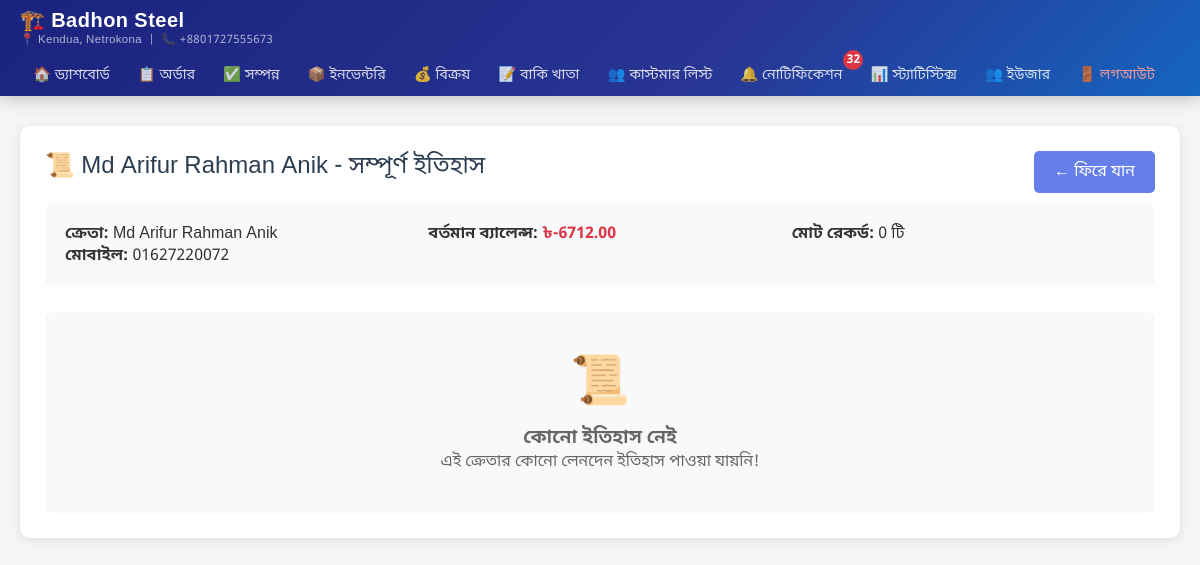
Before: /admin-panel/transactions/customers/55/history/ (signed in) with the older database file.
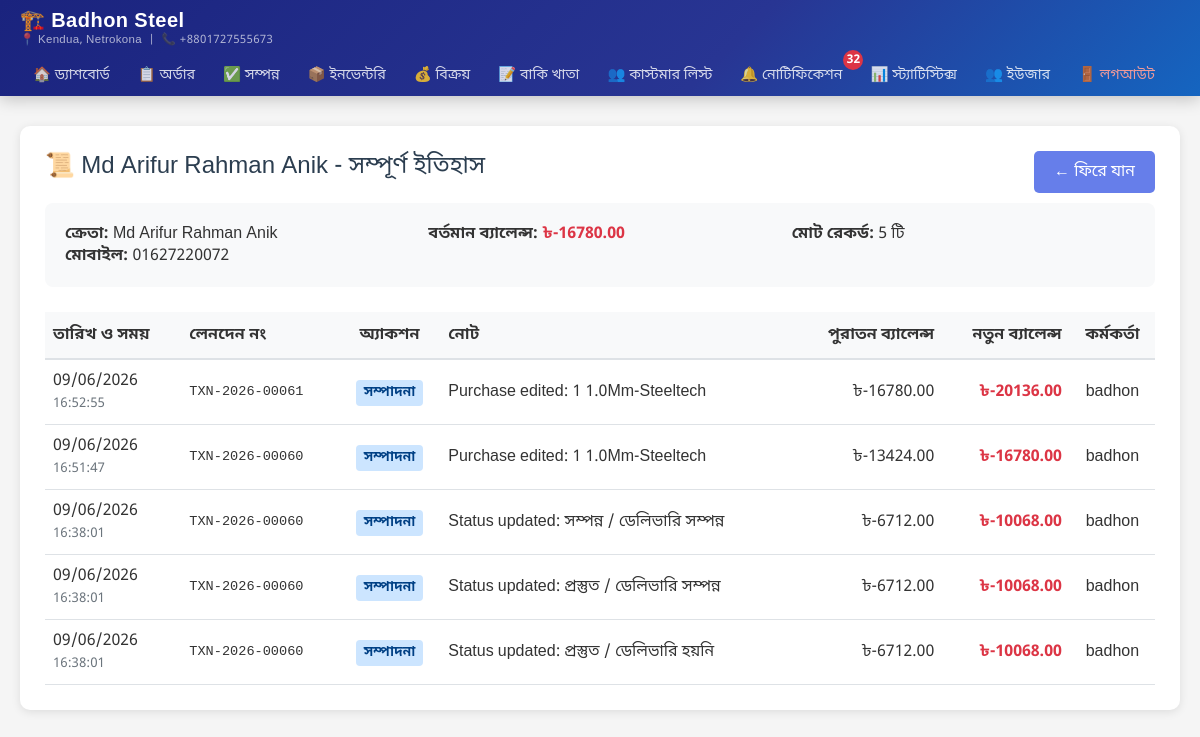
After: the same page with the newer database file.
### transactions/models.py (models this page shows, shortened)
class Customer(models.Model):
    name = models.CharField(max_length=200, verbose_name='Customer Name')
    mobile_number = models.CharField(max_length=20, unique=True, verbose_name='Mobile Number')
    address = models.TextField(verbose_name='Address', blank=True)
    current_balance = models.DecimalField(max_digits=10, decimal_places=2, verbose_name='Current Balance', default=0)
    created_at = models.DateTimeField(auto_now_add=True, verbose_name='Created At')
    updated_at = models.DateTimeField(auto_now=True, verbose_name='Updated At')
    class Meta:
        verbose_name = 'Customer'
        verbose_name_plural = 'Customers'
        ordering = ['-created_at']

class TransactionHistory(models.Model):
    ACTION_CHOICES = [
        ('created', 'Created'),
        ('edited', 'Edited'),
        ('reversed', 'Reversed'),
        ('deleted', 'Deleted'),
    ]
    transaction = models.ForeignKey(Transaction, on_delete=models.CASCADE, related_name='history', verbose_name='Transaction')
    action = models.CharField(max_length=20, choices=ACTION_CHOICES, verbose_name='Action')
    old_amount = models.DecimalField(max_digits=10, decimal_places=2, null=True, blank=True, verbose_name='Old Amount')
    new_amount = models.DecimalField(max_digits=10, decimal_places=2, null=True, blank=True, verbose_name='New Amount')
    old_balance = models.DecimalField(max_digits=10, decimal_places=2, null=True, blank=True, verbose_name='Old Balance')
    new_balance = models.DecimalField(max_digits=10, decimal_places=2, null=True, blank=True, verbose_name='New Balance')
    notes = models.TextField(verbose_name='Notes', blank=True)
    performed_by = models.ForeignKey('auth.User', on_delete=models.SET_NULL, null=True, blank=True, verbose_name='Performed By')
    created_at = models.DateTimeField(auto_now_add=True, verbose_name='Created At')
    class Meta:
        verbose_name = 'Transaction History'
        verbose_name_plural = 'Transaction Histories'
        ordering = ['-created_at']

class Transaction(models.Model):
    TRANSACTION_TYPE_CHOICES = [
        ('submission', 'Submission (Deposit)'),
        ('purchase', 'Purchase'),
        ('withdrawal', 'Withdrawal'),
        ('adjustment', 'Adjustment'),
        ('reversal', 'Reversal'),
    ]
    STATUS_CHOICES = [
        ('pending', 'চলমান'),
        ('ready', 'প্রস্তুত'),
        ('completed', 'সম্পন্ন'),
        ('cancelled', 'বাতিল'),
    ]
    DELIVERY_STATUS_CHOICES = [
        ('not_delivered', 'ডেলিভারি হয়নি'),
        ('delivered', 'ডেলিভারি সম্পন্ন'),
    ]
    is_edited = models.BooleanField(default=False, verbose_name='Is Edited')
    original_transaction = models.ForeignKey('self', on_delete=models.SET_NULL, null=True, blank=True,
                                             related_name='edited_versions', verbose_name='Original Transaction')
    transaction_number = models.CharField(max_length=50, unique=True, verbose_name='Transaction Number', editable=False)
    customer = models.ForeignKey('Customer', on_delete=models.PROTECT, related_name='transactions', verbose_name='Customer')
    transaction_type = models.CharField(max_length=20, choices=TRANSACTION_TYPE_CHOICES, verbose_name='Transaction Type')
    amount = models.DecimalField(max_digits=10, decimal_places=2, verbose_name='Amount')
    balance_before = models.DecimalField(max_digits=10, decimal_places=2, verbose_name='Balance Before', default=0)
    balance_after = models.DecimalField(max_digits=10, decimal_places=2, verbose_name='Balance After', default=0)
    item_name = models.CharField(max_length=200, verbose_name='Item Name', blank=True)
    item_description = models.TextField(verbose_name='Item Description', blank=True)
    item_quantity = models.DecimalField(max_digits=10, decimal_places=2, verbose_name='Quantity', null=True, blank=True)
    item_unit_price = models.DecimalField(max_digits=10, decimal_places=2, verbose_name='Unit Price', null=True, blank=True)
    inventory_product = models.ForeignKey('shop.InventoryProduct', on_delete=models.SET_NULL, null=True, blank=True,
                                          verbose_name='Inventory Product')
    item_discount_percentage = models.DecimalField(max_digits=5, decimal_places=2, default=0, verbose_name='Item Discount (%)')
    item_discount_amount = models.DecimalField(max_digits=10, decimal_places=2, default=0, verbose_name='Item Discount Amount')
    total_discount_percentage = models.DecimalField(max_digits=5, decimal_places=2, default=0, verbose_name='Total Discount (%)')
    total_discount_amount = models.DecimalField(max_digits=10, decimal_places=2, default=0, verbose_name='Total Discount Amount')
    gross_amount = models.DecimalField(max_digits=10, decimal_places=2, default=0, verbose_name='Gross Amount')
    status = models.CharField(max_length=20, choices=STATUS_CHOICES, default='pending', verbose_name='Order Status')
    delivery_status = models.CharField(max_length=20, choices=DELIVERY_STATUS_CHOICES, default='not_delivered', verbose_name='Delivery Status')
    notes = models.TextField(verbose_name='Notes', blank=True)
    order_date = models.DateField(default=timezone.now, verbose_name='Order Date')
    delivery_date = models.DateField(null=True, blank=True, verbose_name='Delivery Date')
    payment_date = models.DateField(null=True, blank=True, verbose_name='Payment Due Date')
    reverses_transaction = models.ForeignKey('self', on_delete=models.SET_NULL, null=True, blank=True,
                                             related_name='reversed_by_transactions', verbose_name='Reversed Transaction')
    is_reversed = models.BooleanField(default=False, verbose_name='Is Reversed')
    created_by = models.ForeignKey('auth.User', on_delete=models.SET_NULL, null=True, blank=True, verbose_name='Created By')
    created_at = models.DateTimeField(auto_now_add=True, verbose_name='Created At')
    updated_at = models.DateTimeField(auto_now=True, verbose_name='Updated At')
    class Meta:
        verbose_name = 'Transaction'
        verbose_name_plural = 'Transactions'
        ordering = ['-created_at']
        indexes = [
            models.Index(fields=['customer', '-created_at']),
            models.Index(fields=['transaction_type', 'status']),
            models.Index(fields=['transaction_number']),
        ]

### transactions/views.py (the view)
# urls.py: path('customers/<int:customer_pk>/history/', views.customer_history, name='customer_history'),
@login_required
def customer_history(request, customer_pk):
    customer = get_object_or_404(Customer, pk=customer_pk)
    history_records = TransactionHistory.objects.filter(
        transaction__customer=customer
    ).select_related('transaction', 'performed_by').order_by('-created_at')
    paginator = Paginator(history_records, 50)
    page_number = request.GET.get('page')
    page_obj = paginator.get_page(page_number)
    context = {
        'customer': customer,
        'page_obj': page_obj,
        'history_records': page_obj.object_list,
        'total_records': history_records.count(),
    }
    return render(request, 'transactions/customer_history.html', context)

### transactions/templates/transactions/customer_history.html (shortened to what this page needs)
{% extends 'admin_panel/base.html' %}
{% load static %}
{% block content %}
<div class="card">
    <div class="card-title">
        📜 {{ customer.name }} - সম্পূর্ণ ইতিহাস
        <div style="float: right;">
            <a href="{% url 'transactions:customer_detail' customer.pk %}" class="btn btn-secondary">← ফিরে যান</a>
        </div>
    </div>
    <div style="background: #f8f9fa; padding: 20px; border-radius: 8px; margin-bottom: 25px;">
        <div style="display: grid; grid-template-columns: repeat(auto-fit, minmax(200px, 1fr)); gap: 20px;">
            <div>
                <strong>ক্রেতা:</strong> {{ customer.name }}<br>
                <strong>মোবাইল:</strong> {{ customer.mobile_number }}
            </div>
            <div>
                <strong>বর্তমান ব্যালেন্স:</strong>
                {% if customer.current_balance >= 0 %}
                <span style="color: #28a745; font-weight: 700;">৳{{ customer.current_balance|floatformat:2 }}</span>
                {% else %}
                <span style="color: #dc3545; font-weight: 700;">৳-{{ customer.current_balance|floatformat:2|slice:"1:" }}</span>
                {% endif %}
            </div>
            <div>
                <strong>মোট রেকর্ড:</strong> {{ total_records }} টি
            </div>
        </div>
    </div>
    {% if history_records %}
    <div style="overflow-x: auto;">
        <table style="width: 100%; border-collapse: collapse;">
            <thead>
                <tr style="background-color: #f8f9fa; border-bottom: 2px solid #dee2e6;">
                    <th style="padding: 12px 8px; text-align: left; font-weight: 600;">তারিখ ও সময়</th>
                    <th style="padding: 12px 8px; text-align: left; font-weight: 600;">লেনদেন নং</th>
                    <th style="padding: 12px 8px; text-align: center; font-weight: 600;">অ্যাকশন</th>
                    <th style="padding: 12px 8px; text-align: left; font-weight: 600;">নোট</th>
                    <th style="padding: 12px 8px; text-align: right; font-weight: 600;">পুরাতন ব্যালেন্স</th>
                    <th style="padding: 12px 8px; text-align: right; font-weight: 600;">নতুন ব্যালেন্স</th>
                    <th style="padding: 12px 8px; text-align: center; font-weight: 600;">কর্মকর্তা</th>
                </tr>
            </thead>
            <tbody>
                {% for record in history_records %}
                <tr style="border-bottom: 1px solid #dee2e6;">
                    <td style="padding: 10px 8px;">
                        {{ record.created_at|date:"d/m/Y" }}<br>
                        <small style="color: #6c757d;">{{ record.created_at|date:"H:i:s" }}</small>
                    </td>
                    <td style="padding: 10px 8px; font-family: monospace; font-size: 0.85rem;">
                        {% if record.transaction %}
                            {{ record.transaction.transaction_number }}
                        {% else %}
                            <span style="color: #6c757d;">(ক্রেতা এডিট)</span>
                        {% endif %}
                    </td>
                    <td style="padding: 10px 8px; text-align: center;">
                        {% if record.action == 'created' %}
                        <span style="padding: 4px 8px; border-radius: 4px; background: #d4edda; color: #155724; font-weight: 600; font-size: 0.85rem;">তৈরি</span>
                        {% elif record.action == 'edited' %}
                        <span style="padding: 4px 8px; border-radius: 4px; background: #cce5ff; color: #004085; font-weight: 600; font-size: 0.85rem;">সম্পাদনা</span>
                        {% elif record.action == 'reversed' %}
                        <span style="padding: 4px 8px; border-radius: 4px; background: #f8d7da; color: #721c24; font-weight: 600; font-size: 0.85rem;">বাতিল</span>
                        {% elif record.action == 'deleted' %}
                        <span style="padding: 4px 8px; border-radius: 4px; background: #e2e3e5; color: #383d41; font-weight: 600; font-size: 0.85rem;">মুছে ফেলা</span>
                        {% else %}
                        <span style="padding: 4px 8px; border-radius: 4px; background: #e2e3e5; color: #383d41; font-weight: 600; font-size: 0.85rem;">{{ record.get_action_display }}</span>
                        {% endif %}
                    </td>
                    <td style="padding: 10px 8px; max-width: 300px;">
                        {{ record.notes|truncatewords:15 }}
                    </td>
                    <td style="padding: 10px 8px; text-align: right;">
                        {% if record.old_balance is not None %}
                            ৳{{ record.old_balance|floatformat:2 }}
                        {% else %}
                            <span style="color: #6c757d;">-</span>
                        {% endif %}
                    </td>
                    <td style="padding: 10px 8px; text-align: right; font-weight: 700;">
                        {% if record.new_balance is not None %}
                            {% if record.new_balance >= 0 %}
                            <span style="color: #28a745;">৳{{ record.new_balance|floatformat:2 }}</span>
                            {% else %}
                            <span style="color: #dc3545;">৳-{{ record.new_balance|floatformat:2|slice:"1:" }}</span>
                            {% endif %}
                        {% else %}
                            <span style="color: #6c757d;">-</span>
                        {% endif %}
                    </td>
                    <td style="padding: 10px 8px; text-align: center;">
                        {% if record.performed_by %}
                            {{ record.performed_by.get_full_name|default:record.performed_by.username }}
                        {% else %}
                            <span style="color: #6c757d;">সিস্টেম</span>
                        {% endif %}
                    </td>
                </tr>
                {% endfor %}
            </tbody>
        </table>
    </div>
    {% else %}
    <div style="text-align: center; padding: 40px; color: #666; background: #f8f9fa; border-radius: 8px;">
        <div style="font-size: 3rem; margin-bottom: 10px;">📜</div>
        <h3>কোনো ইতিহাস নেই</h3>
        <p>এই ক্রেতার কোনো লেনদেন ইতিহাস পাওয়া যায়নি!</p>
    </div>
    {% endif %}
</div>
{% endblock %}

### shop/templates/admin_panel/base.html (shortened to what this page needs)
<!DOCTYPE html>
<html lang="bn">
<head>
</head>
<body>
    <div class="admin-header">
        <div class="admin-header-inner">
            <a class="admin-brand" href="{% url 'admin_dashboard' %}">
                <span class="brand-name">🏗️ Badhon Steel</span>
                <span class="brand-sub">📍 Kendua, Netrokona &nbsp;|&nbsp; 📞 +8801727555673</span>
            </a>
            <nav class="admin-nav" id="mobileNav">
                <a href="{% url 'admin_dashboard' %}" {% if request.resolver_match.url_name == 'admin_dashboard' %}class="active"{% endif %}>🏠 ড্যাশবোর্ড</a>
                <a href="{% url 'transactions:customer_list' %}" {% if 'customer_list' in request.resolver_match.url_name %}class="active"{% endif %}>📋 অর্ডার</a>
                <a href="{% url 'completed_order_list' %}" {% if request.resolver_match.url_name == 'completed_order_list' %}class="active"{% endif %}>✅ সম্পন্ন</a>
                <a href="{% url 'inventory_product_list' %}" {% if 'inventory' in request.resolver_match.url_name %}class="active"{% endif %}>📦 ইনভেন্টরি</a>
                <a href="{% url 'invoice_list' %}" {% if 'invoice' in request.resolver_match.url_name %}class="active"{% endif %}>💰 বিক্রয়</a>
                <a href="{% url 'due_accounts_list' %}" {% if request.resolver_match.url_name == 'due_accounts_list' %}class="active"{% endif %}>📝 বাকি খাতা</a>
                <a href="{% url 'customer_list' %}" {% if request.resolver_match.url_name == 'customer_list' %}class="active"{% endif %}>👥 কাস্টমার লিস্ট</a>
                <a href="{% url 'transactions:notification_list' %}" {% if request.resolver_match.url_name == 'notification_list' %}class="active"{% endif %} id="notification-link" style="position: relative;">
                    🔔 নোটিফিকেশন
                    <span id="notification-badge" style="display: none; position: absolute; top: -8px; right: -8px; background: #dc3545; color: white; border-radius: 50%; width: 20px; height: 20px; display: flex; align-items: center; justify-content: center; font-size: 0.75rem; font-weight: 700;">0</span>
                </a>
                {% if request.user.is_superuser %}
                <a href="{% url 'admin_statistics' %}" {% if request.resolver_match.url_name == 'admin_statistics' %}class="active"{% endif %}>📊 স্ট্যাটিস্টিক্স</a>
                <a href="{% url 'user_management' %}" {% if request.resolver_match.url_name == 'user_management' %}class="active"{% endif %}>👥 ইউজার</a>
                {% endif %}
                <a href="{% url 'admin_logout' %}" class="nav-logout">🚪 লগআউট</a>
            </nav>
        </div>
    </div>
    <div class="container">
        {% block content %}{% endblock %}
    </div>
</body>
</html>

Changed rows visible on the page:
changed Customer "Md Arifur Rahman Anik": current_balance "6712.00" → "16780.00"
added TransactionHistory: created_at "09/06/2026", created_at "16:52:55", transaction.transaction_number "TXN-2026-00061", action "সম্পাদনা", notes "Purchase edited: 1 1.0Mm-Steeltech", old_balance "-16780.00", new_balance "20136.00", performed_by.get_full_name "badhon"
added TransactionHistory: created_at "09/06/2026", created_at "16:51:47", transaction.transaction_number "TXN-2026-00060", action "সম্পাদনা", notes "Purchase edited: 1 1.0Mm-Steeltech", old_balance "-13424.00", new_balance "16780.00", performed_by.get_full_name "badhon"
added TransactionHistory: created_at "09/06/2026", created_at "16:38:01", transaction.transaction_number "TXN-2026-00060", action "সম্পাদনা", notes "Status updated: সম্পন্ন / ডেলিভারি সম্পন্ন", old_balance "-6712.00", new_balance "10068.00", performed_by.get_full_name "badhon"
added TransactionHistory: created_at "09/06/2026", created_at "16:38:01", transaction.transaction_number "TXN-2026-00060", action "সম্পাদনা", notes "Status updated: প্রস্তুত / ডেলিভারি সম্পন্ন", old_balance "-6712.00", new_balance "10068.00", performed_by.get_full_name "badhon"
added TransactionHistory: created_at "09/06/2026", created_at "16:38:01", transaction.transaction_number "TXN-2026-00060", action "সম্পাদনা", notes "Status updated: প্রস্তুত / ডেলিভারি হয়নি", old_balance "-6712.00", new_balance "10068.00", performed_by.get_full_name "badhon"
Other visible differences:
{{ total_records }}: "0" → "5"
text no longer shown: "📜 কোনো ইতিহাস নেই এই ক্রেতার কোনো লেনদেন ইতিহাস পাওয়া যায়নি!"
text now shown: "তারিখ ও সময় লেনদেন নং অ্যাকশন নোট পুরাতন ব্যালেন্স নতুন ব্যালেন্স কর্মকর্তা"
